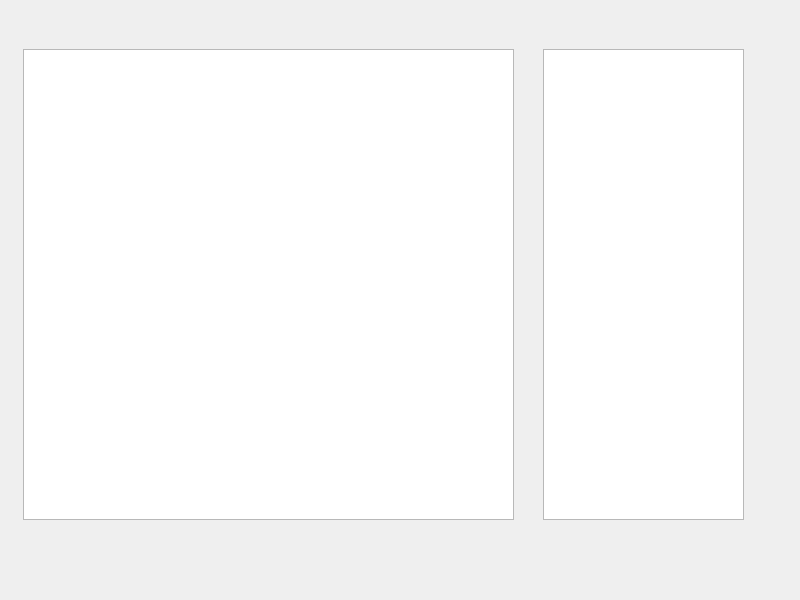
<?xml version="1.0" encoding="UTF-8"?>
<ui version="4.0">
 <class>chatting_room_server</class>
 <widget class="QWidget" name="chatting_room_server">
  <property name="geometry">
   <rect>
    <x>0</x>
    <y>0</y>
    <width>800</width>
    <height>600</height>
   </rect>
  </property>
  <property name="windowTitle">
   <string>chatting_room_server</string>
  </property>
  <widget class="QTextEdit" name="server_message">
   <property name="geometry">
    <rect>
     <x>23</x>
     <y>49</y>
     <width>491</width>
     <height>471</height>
    </rect>
   </property>
  </widget>
  <widget class="QTextEdit" name="user_list">
   <property name="geometry">
    <rect>
     <x>543</x>
     <y>49</y>
     <width>201</width>
     <height>471</height>
    </rect>
   </property>
  </widget>
 </widget>
 <resources/>
 <connections/>
</ui>
